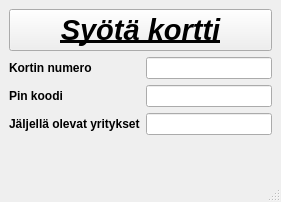
<?xml version="1.0" encoding="UTF-8"?>
<ui version="4.0">
 <class>MainWindow</class>
 <widget class="QMainWindow" name="MainWindow">
  <property name="geometry">
   <rect>
    <x>0</x>
    <y>0</y>
    <width>281</width>
    <height>202</height>
   </rect>
  </property>
  <property name="font">
   <font>
    <bold>true</bold>
   </font>
  </property>
  <property name="windowTitle">
   <string>MainWindow</string>
  </property>
  <widget class="QWidget" name="centralwidget">
   <layout class="QHBoxLayout" name="horizontalLayout">
    <item>
     <layout class="QVBoxLayout" name="verticalLayout">
      <item>
       <widget class="QPushButton" name="btnInsertCard">
        <property name="font">
         <font>
          <pointsize>22</pointsize>
          <italic>true</italic>
          <bold>true</bold>
          <underline>true</underline>
         </font>
        </property>
        <property name="text">
         <string>Syötä kortti</string>
        </property>
       </widget>
      </item>
      <item>
       <layout class="QFormLayout" name="formLayout">
        <item row="0" column="0">
         <widget class="QLabel" name="labelCurrentCardNumber">
          <property name="text">
           <string>Kortin numero</string>
          </property>
         </widget>
        </item>
        <item row="1" column="0">
         <widget class="QLabel" name="labelCurrentPinNumber">
          <property name="text">
           <string>Pin koodi</string>
          </property>
         </widget>
        </item>
        <item row="2" column="0">
         <widget class="QLabel" name="labelPinAttemptsLeft">
          <property name="text">
           <string>Jäljellä olevat yritykset</string>
          </property>
         </widget>
        </item>
        <item row="0" column="1">
         <widget class="QLineEdit" name="lineEditCurrentCardNumber"/>
        </item>
        <item row="1" column="1">
         <widget class="QLineEdit" name="lineEditCurrentPinNumber"/>
        </item>
        <item row="2" column="1">
         <widget class="QLineEdit" name="lineEditPinAttemptsLeft"/>
        </item>
       </layout>
      </item>
     </layout>
    </item>
   </layout>
  </widget>
  <widget class="QMenuBar" name="menubar">
   <property name="geometry">
    <rect>
     <x>0</x>
     <y>0</y>
     <width>281</width>
     <height>21</height>
    </rect>
   </property>
  </widget>
  <widget class="QStatusBar" name="statusbar"/>
 </widget>
 <resources/>
 <connections/>
</ui>
